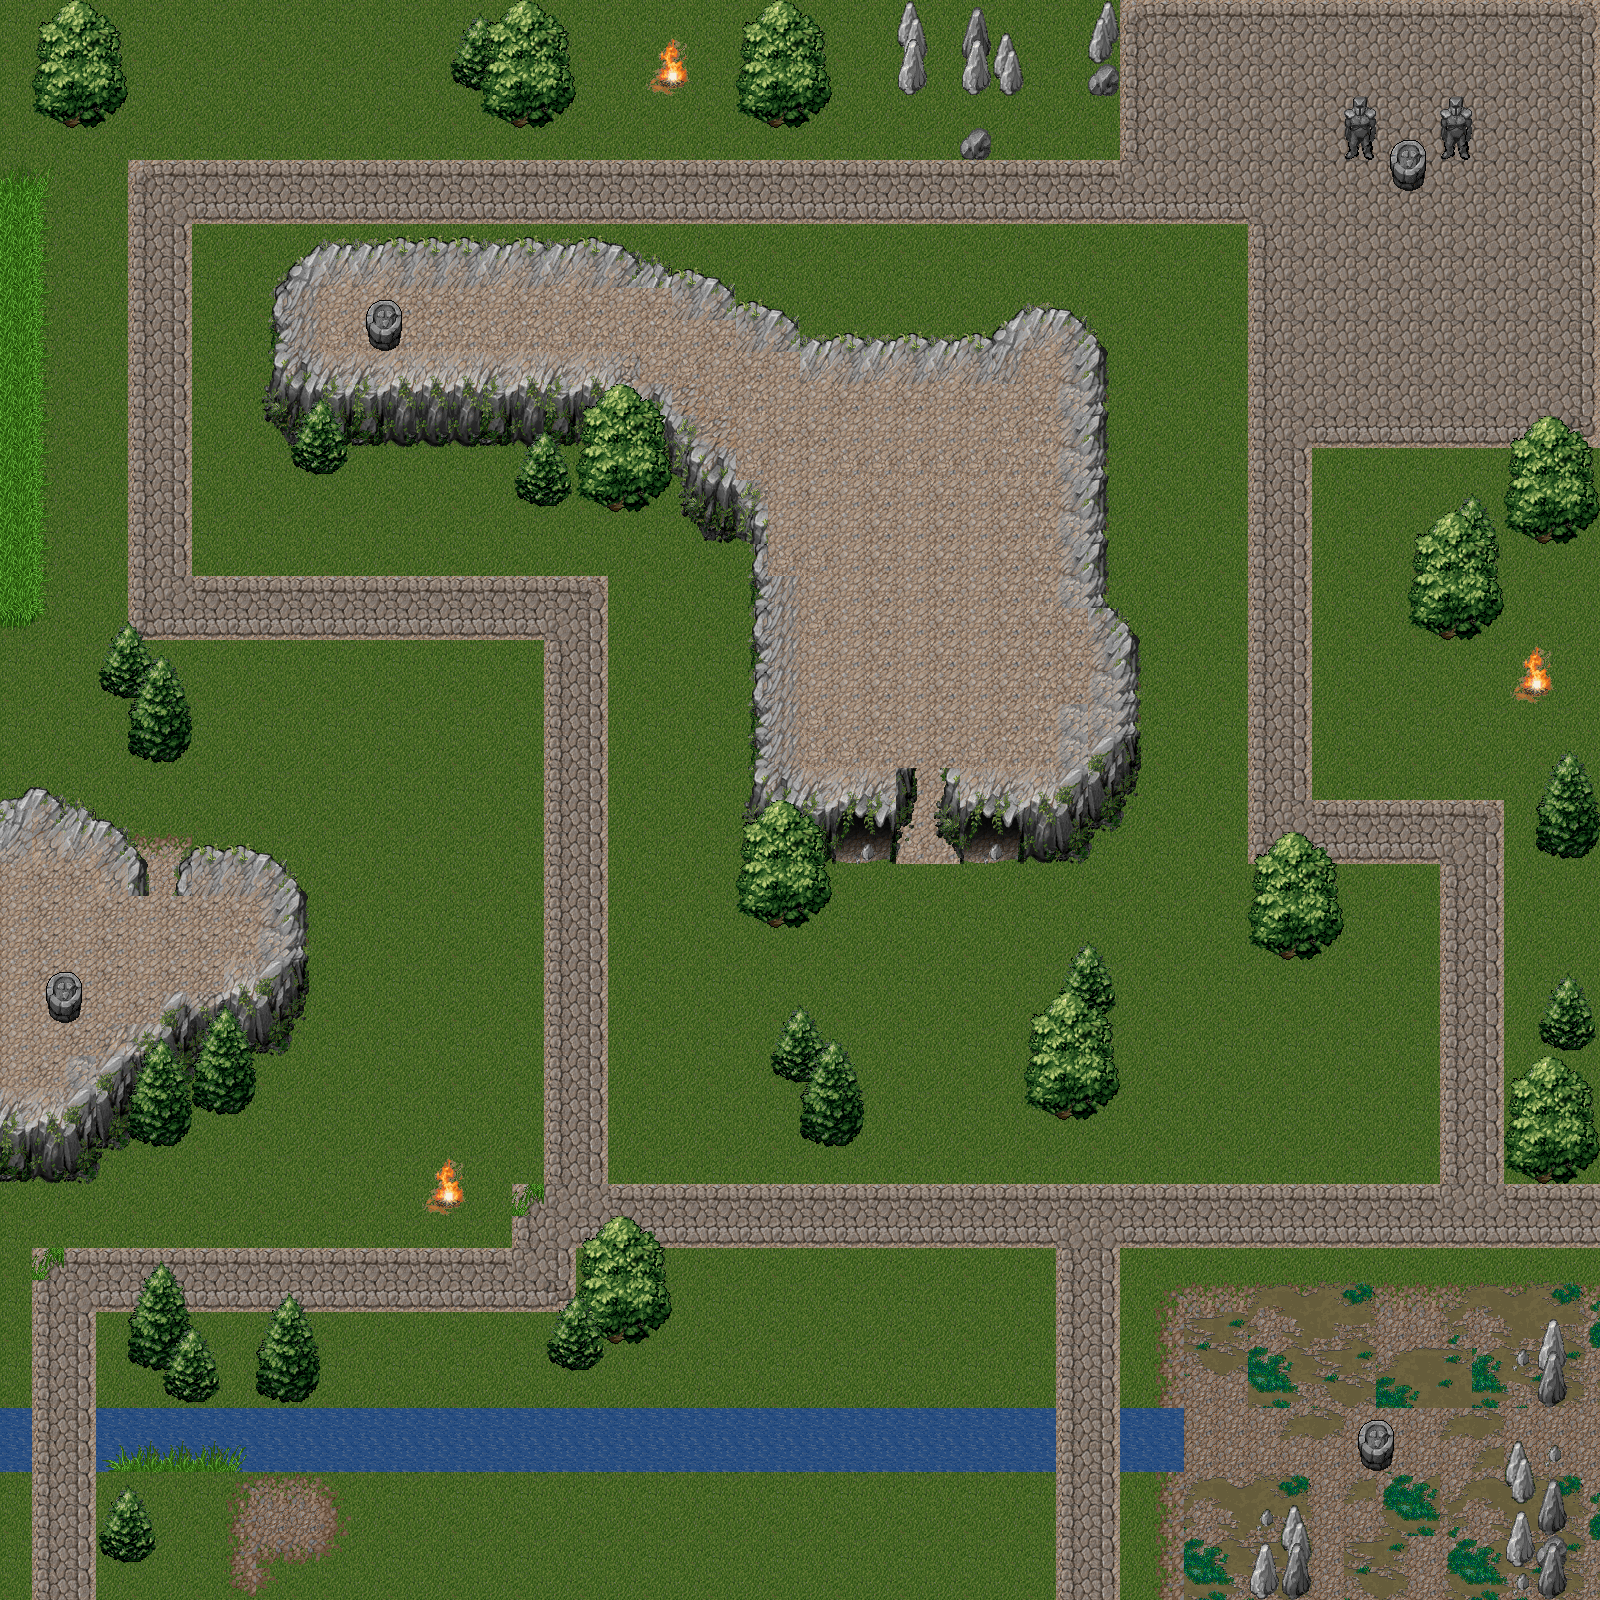

A level layout from a 2D game, rendered from its tile map. Below: a short description, then the map file with tile-grid data replaced by summaries:
An orthogonal 50x50 tile map with 32x32 px tiles, 4 tile layers ( terrain, terrain2, Arbres, Arbres2), 2 tilesets.

<map version="1.0" orientation="orthogonal" renderorder="left-up" width="50" height="50" tilewidth="32" tileheight="32" nextobjectid="1">
 <tileset firstgid="1" name="tileset" tilewidth="32" tileheight="32" tilecount="256" columns="16">
  <image source="tileset.png" width="512" height="512" />
 </tileset>
 <tileset firstgid="257" name="I_tpict3.res" tilewidth="32" tileheight="32" tilecount="168" columns="28">
  <image source="I_tpict3.res.png" width="900" height="205" />
 </tileset>
 <layer name=" terrain" width="50" height="50">
  <data>[2500 cells, 2500 non-empty, 18 distinct tile ids]</data>
 </layer>
 <layer name="terrain2" width="50" height="50">
  <data>[2500 cells, 94 non-empty, 42 distinct tile ids]</data>
 </layer>
 <objectgroup name="Objets" />
 <layer name="Arbres" width="50" height="50">
  <data>[2500 cells, 550 non-empty, 148 distinct tile ids]</data>
 </layer>
 <layer name="Arbres2" width="50" height="50">
  <data>[2500 cells, 267 non-empty, 58 distinct tile ids]</data>
 </layer>
</map>
